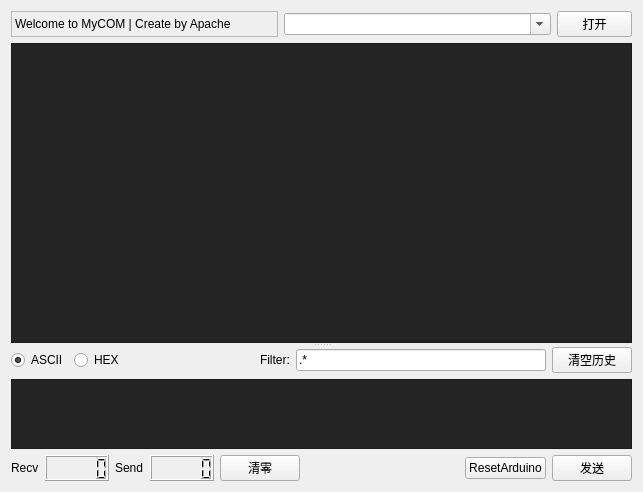
<?xml version="1.0" encoding="UTF-8"?>
<ui version="4.0">
 <class>Form</class>
 <widget class="QWidget" name="Form">
  <property name="geometry">
   <rect>
    <x>0</x>
    <y>0</y>
    <width>643</width>
    <height>489</height>
   </rect>
  </property>
  <property name="windowTitle">
   <string>MyCOM</string>
  </property>
  <property name="styleSheet">
   <string notr="true">font: 9pt &quot;Lucida Console&quot;;</string>
  </property>
  <layout class="QGridLayout" name="gridLayout_2">
   <item row="0" column="0">
    <layout class="QHBoxLayout" name="horizontalLayout_3">
     <item>
      <widget class="QLabel" name="tipsLabel">
       <property name="frameShape">
        <enum>QFrame::StyledPanel</enum>
       </property>
       <property name="text">
        <string>Welcome to MyCOM | Create by Apache</string>
       </property>
      </widget>
     </item>
     <item>
      <widget class="QComboBox" name="setComboBox">
       <property name="editable">
        <bool>true</bool>
       </property>
      </widget>
     </item>
     <item>
      <widget class="QPushButton" name="openButton">
       <property name="maximumSize">
        <size>
         <width>75</width>
         <height>16777215</height>
        </size>
       </property>
       <property name="text">
        <string>打开</string>
       </property>
      </widget>
     </item>
    </layout>
   </item>
   <item row="2" column="0">
    <layout class="QHBoxLayout" name="horizontalLayout">
     <item>
      <widget class="QLabel" name="label_2">
       <property name="text">
        <string>Recv</string>
       </property>
      </widget>
     </item>
     <item>
      <widget class="QLCDNumber" name="recvLcdNumber"/>
     </item>
     <item>
      <widget class="QLabel" name="label_3">
       <property name="text">
        <string>Send</string>
       </property>
      </widget>
     </item>
     <item>
      <widget class="QLCDNumber" name="sendLcdNumber"/>
     </item>
     <item>
      <widget class="QPushButton" name="clearLcdButton">
       <property name="text">
        <string>清零</string>
       </property>
      </widget>
     </item>
     <item>
      <spacer name="horizontalSpacer">
       <property name="orientation">
        <enum>Qt::Horizontal</enum>
       </property>
       <property name="sizeHint" stdset="0">
        <size>
         <width>148</width>
         <height>20</height>
        </size>
       </property>
      </spacer>
     </item>
     <item>
      <widget class="QPushButton" name="resetArduinoButton">
       <property name="text">
        <string>ResetArduino</string>
       </property>
      </widget>
     </item>
     <item>
      <widget class="QPushButton" name="sendButton">
       <property name="text">
        <string>发送</string>
       </property>
      </widget>
     </item>
    </layout>
   </item>
   <item row="1" column="0">
    <widget class="QSplitter" name="splitter">
     <property name="orientation">
      <enum>Qt::Vertical</enum>
     </property>
     <widget class="QTextBrowser" name="chatTextBrowser">
      <property name="sizePolicy">
       <sizepolicy hsizetype="Expanding" vsizetype="Preferred">
        <horstretch>0</horstretch>
        <verstretch>0</verstretch>
       </sizepolicy>
      </property>
      <property name="minimumSize">
       <size>
        <width>0</width>
        <height>300</height>
       </size>
      </property>
      <property name="styleSheet">
       <string notr="true">background-color: rgb(36, 36, 36);
color: rgb(12, 190, 255);</string>
      </property>
      <property name="html">
       <string>&lt;!DOCTYPE HTML PUBLIC &quot;-//W3C//DTD HTML 4.0//EN&quot; &quot;http://www.w3.org/TR/REC-html40/strict.dtd&quot;&gt;
&lt;html&gt;&lt;head&gt;&lt;meta name=&quot;qrichtext&quot; content=&quot;1&quot; /&gt;&lt;style type=&quot;text/css&quot;&gt;
p, li { white-space: pre-wrap; }
&lt;/style&gt;&lt;/head&gt;&lt;body style=&quot; font-family:'Lucida Console'; font-size:9pt; font-weight:400; font-style:normal;&quot;&gt;
&lt;p style=&quot;-qt-paragraph-type:empty; margin-top:0px; margin-bottom:0px; margin-left:0px; margin-right:0px; -qt-block-indent:0; text-indent:0px;&quot;&gt;&lt;br /&gt;&lt;/p&gt;&lt;/body&gt;&lt;/html&gt;</string>
      </property>
     </widget>
     <widget class="QWidget" name="layoutWidget">
      <layout class="QGridLayout" name="gridLayout">
       <item row="0" column="0">
        <layout class="QHBoxLayout" name="horizontalLayout_4">
         <item>
          <layout class="QHBoxLayout" name="horizontalLayout_2">
           <item>
            <widget class="QRadioButton" name="radioButton">
             <property name="text">
              <string>ASCII</string>
             </property>
             <property name="checked">
              <bool>true</bool>
             </property>
            </widget>
           </item>
           <item>
            <widget class="QRadioButton" name="radioButton_2">
             <property name="text">
              <string>HEX</string>
             </property>
            </widget>
           </item>
          </layout>
         </item>
         <item>
          <spacer name="horizontalSpacer_2">
           <property name="orientation">
            <enum>Qt::Horizontal</enum>
           </property>
           <property name="sizeHint" stdset="0">
            <size>
             <width>100</width>
             <height>20</height>
            </size>
           </property>
          </spacer>
         </item>
         <item>
          <widget class="QLabel" name="label">
           <property name="text">
            <string>Filter:</string>
           </property>
          </widget>
         </item>
         <item>
          <widget class="QLineEdit" name="filterRegex">
           <property name="enabled">
            <bool>true</bool>
           </property>
           <property name="sizePolicy">
            <sizepolicy hsizetype="Preferred" vsizetype="Fixed">
             <horstretch>0</horstretch>
             <verstretch>0</verstretch>
            </sizepolicy>
           </property>
           <property name="minimumSize">
            <size>
             <width>250</width>
             <height>0</height>
            </size>
           </property>
           <property name="text">
            <string>.*</string>
           </property>
          </widget>
         </item>
         <item>
          <widget class="QPushButton" name="clearHistoryButton">
           <property name="text">
            <string>清空历史</string>
           </property>
          </widget>
         </item>
        </layout>
       </item>
       <item row="1" column="0">
        <widget class="QTextEdit" name="sendTextEdit">
         <property name="styleSheet">
          <string notr="true">background-color: rgb(36, 36, 36);
color: rgb(12, 190, 255);</string>
         </property>
         <property name="html">
          <string>&lt;!DOCTYPE HTML PUBLIC &quot;-//W3C//DTD HTML 4.0//EN&quot; &quot;http://www.w3.org/TR/REC-html40/strict.dtd&quot;&gt;
&lt;html&gt;&lt;head&gt;&lt;meta name=&quot;qrichtext&quot; content=&quot;1&quot; /&gt;&lt;style type=&quot;text/css&quot;&gt;
p, li { white-space: pre-wrap; }
&lt;/style&gt;&lt;/head&gt;&lt;body style=&quot; font-family:'Lucida Console'; font-size:9pt; font-weight:400; font-style:normal;&quot;&gt;
&lt;p style=&quot;-qt-paragraph-type:empty; margin-top:0px; margin-bottom:0px; margin-left:0px; margin-right:0px; -qt-block-indent:0; text-indent:0px;&quot;&gt;&lt;br /&gt;&lt;/p&gt;&lt;/body&gt;&lt;/html&gt;</string>
         </property>
        </widget>
       </item>
      </layout>
     </widget>
    </widget>
   </item>
  </layout>
 </widget>
 <resources/>
 <connections/>
</ui>
